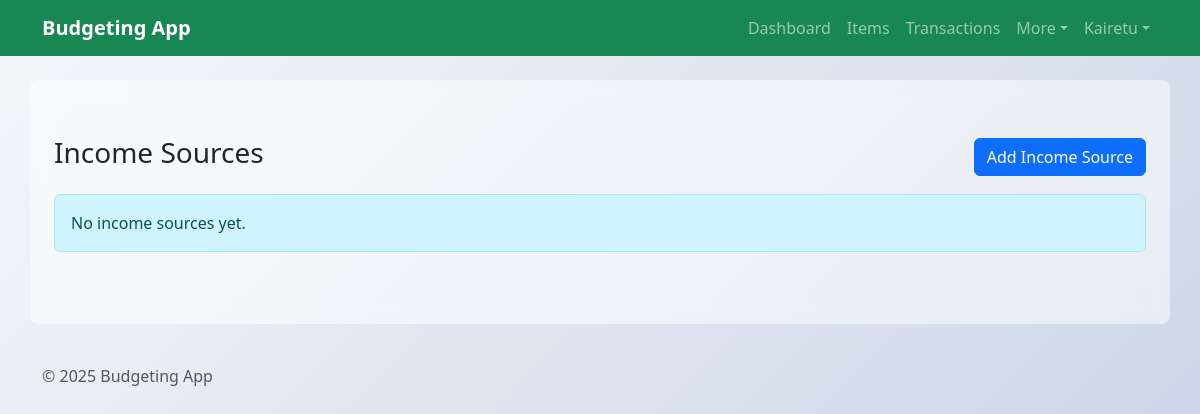
The page /BudgetingApp/incomes/ (signed in) on the database as committed earlier.
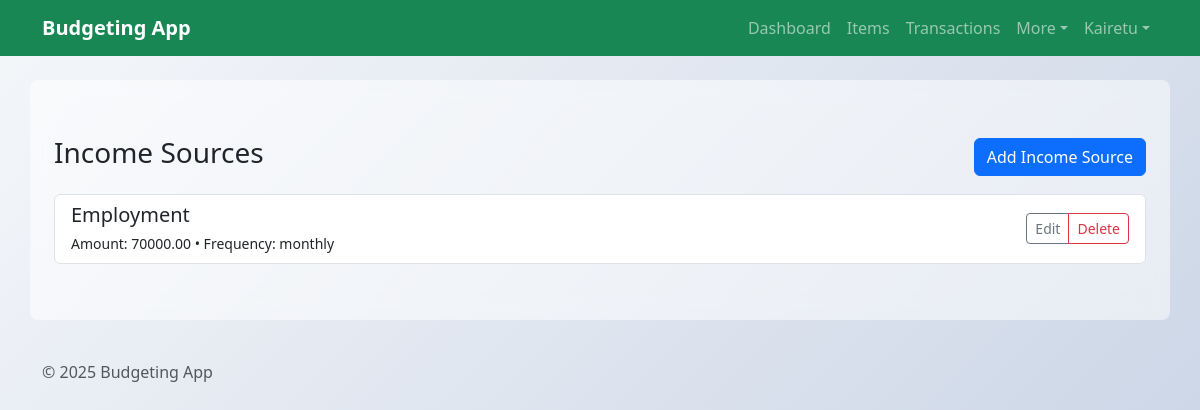
The same page on the database as committed later.
### BudgetingApp/models.py (models this page shows, shortened)
class IncomeSource(models.Model):
    owner = models.ForeignKey(settings.AUTH_USER_MODEL, on_delete=models.CASCADE, null=True, blank=True, related_name='income_sources')
    name = models.CharField(max_length=100)
    amount = models.DecimalField(max_digits=10, decimal_places=2)
    frequency = models.CharField(max_length=50, choices=[
        ('daily', 'Daily'),
        ('weekly', 'Weekly'),
        ('monthly', 'Monthly'),
        ('yearly', 'Yearly')
    ])

### BudgetingApp/views.py (the view)
# urls.py: path('incomes/', views.IncomeSourceListView.as_view(), name='incomesource-list'),
class IncomeSourceListView(LoginRequiredMixin, ListView):
    model = IncomeSource
    template_name = 'BudgetingApp/IncomeSource_list.html'
    def get_queryset(self):
        return IncomeSource.objects.filter(owner=self.request.user)

### BudgetingApp/templates/BudgetingApp/IncomeSource_list.html
{% extends 'BudgetingApp/base.html' %}
{% block content %}
<div class="container py-4">
  <div class="d-flex justify-content-between align-items-center mb-3">
    <h3>Income Sources</h3>
    <a href="{% url 'incomesource-add' %}" class="btn btn-primary">Add Income Source</a>
  </div>
  <div class="list-group">
    {% for src in object_list %}
      <div class="list-group-item d-flex justify-content-between align-items-center">
        <div>
          <h5 class="mb-1">{{ src.name }}</h5>
          <small>Amount: {{ src.amount }} • Frequency: {{ src.frequency }}</small>
        </div>
        <div class="btn-group">
          <a href="{% url 'incomesource-edit' src.id %}" class="btn btn-sm btn-outline-secondary">Edit</a>
          <a href="{% url 'incomesource-delete' src.id %}" class="btn btn-sm btn-outline-danger">Delete</a>
        </div>
      </div>
    {% empty %}
      <div class="alert alert-info">No income sources yet.</div>
    {% endfor %}
  </div>
</div>
{% endblock %}

Rows that differ between the two databases and show on the page:
added IncomeSource: name "Employment", amount "70000.00", frequency "monthly"
Other text that changed with them:
text no longer shown: "No income sources yet."
